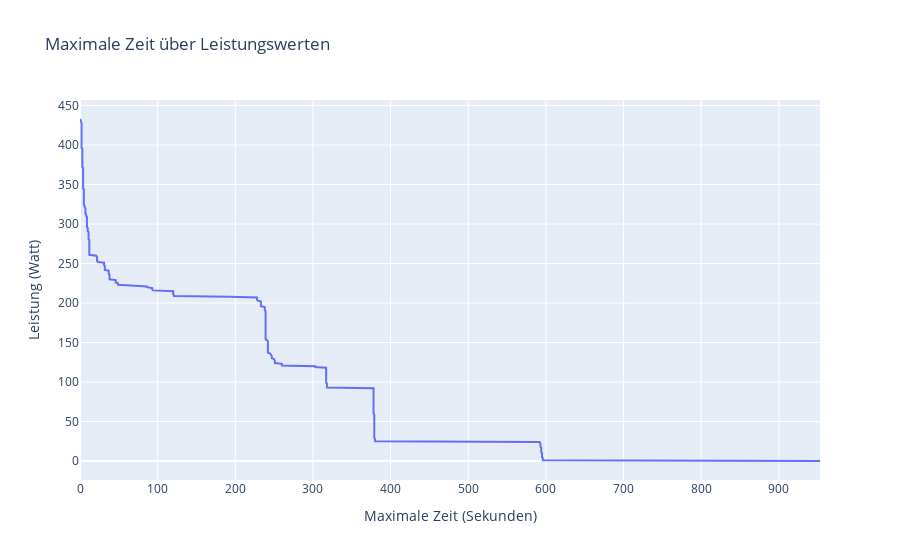

Notebook source saved alongside this figure:
### Code cell
# Plotly-Diagramm erstellen
fig = px.line(results_df, x='Maximale Zeit', y='Leistung', title='Maximale Zeit über Leistungswerten', labels={'Leistung': 'Leistung (Watt)', 'Maximale Zeit': 'Maximale Zeit (Sekunden)'})

# Diagramm anzeigen
fig.show()

### Figure 1 — Plotly figure (JSON) as saved in the notebook; plotly's stock layout.template omitted (floating-point values rounded to 4 significant figures; data arrays with more than 128 entries replaced by an {"elided": "..."} marker saying what was removed)
{"data": [{"hovertemplate": "Maximale Zeit (Sekunden)=%{x}<br>Leistung (Watt)=%{y}<extra></extra>", "legendgroup": "", "line": {"color": "#636efa", "dash": "solid"}, "marker": {"symbol": "circle"}, "mode": "lines", "name": "", "orientation": "v", "showlegend": false, "type": "scatter", "x": {"elided": "434 int values"}, "xaxis": "x", "y": {"elided": "434 int values"}, "yaxis": "y"}], "layout": {"legend": {"tracegroupgap": 0}, "title": {"text": "Maximale Zeit über Leistungswerten"}, "xaxis": {"anchor": "y", "domain": [0, 1], "title": {"text": "Maximale Zeit (Sekunden)"}}, "yaxis": {"anchor": "x", "domain": [0, 1], "title": {"text": "Leistung (Watt)"}}}}
